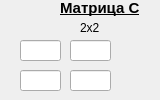
   <widget class="QWidget" name="tab_5">
    <attribute name="title">
     <string>2х2</string>
    </attribute>
    <widget class="QLabel" name="label_21">
     <property name="geometry">
      <rect>
       <x>80</x>
       <y>20</y>
       <width>21</width>
       <height>16</height>
      </rect>
     </property>
     <property name="text">
      <string>2х2</string>
     </property>
    </widget>
    <widget class="QLabel" name="label_22">
     <property name="geometry">
      <rect>
       <x>60</x>
       <y>0</y>
       <width>91</width>
       <height>16</height>
      </rect>
     </property>
     <property name="font">
      <font>
       <family>Arial</family>
       <pointsize>11</pointsize>
       <weight>75</weight>
       <bold>true</bold>
       <underline>true</underline>
      </font>
     </property>
     <property name="text">
      <string>Матрица С</string>
     </property>
    </widget>
    <widget class="QLineEdit" name="lineEdit_109">
     <property name="geometry">
      <rect>
       <x>20</x>
       <y>40</y>
       <width>41</width>
       <height>21</height>
      </rect>
     </property>
     <property name="font">
      <font>
       <family>a_LCDNova</family>
      </font>
     </property>
    </widget>
    <widget class="QLineEdit" name="lineEdit_110">
     <property name="geometry">
      <rect>
       <x>70</x>
       <y>40</y>
       <width>41</width>
       <height>21</height>
      </rect>
     </property>
     <property name="font">
      <font>
       <family>a_LCDNova</family>
      </font>
     </property>
    </widget>
    <widget class="QLineEdit" name="lineEdit_111">
     <property name="geometry">
      <rect>
       <x>20</x>
       <y>70</y>
       <width>41</width>
       <height>21</height>
      </rect>
     </property>
     <property name="font">
      <font>
       <family>a_LCDNova</family>
      </font>
     </property>
    </widget>
    <widget class="QLineEdit" name="lineEdit_112">
     <property name="geometry">
      <rect>
       <x>70</x>
       <y>70</y>
       <width>41</width>
       <height>21</height>
      </rect>
     </property>
     <property name="font">
      <font>
       <family>a_LCDNova</family>
      </font>
     </property>
    </widget>
   </widget>
